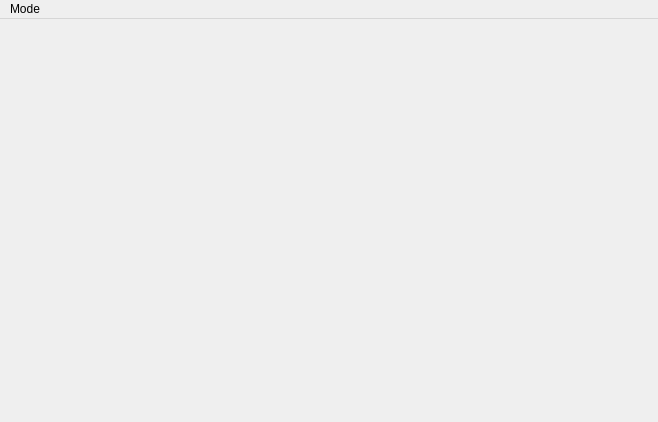
<?xml version="1.0" encoding="UTF-8"?>
<ui version="4.0">
 <class>MainWindow</class>
 <widget class="QMainWindow" name="MainWindow">
  <property name="geometry">
   <rect>
    <x>0</x>
    <y>0</y>
    <width>658</width>
    <height>422</height>
   </rect>
  </property>
  <property name="minimumSize">
   <size>
    <width>412</width>
    <height>300</height>
   </size>
  </property>
  <property name="maximumSize">
   <size>
    <width>10000</width>
    <height>10000</height>
   </size>
  </property>
  <property name="windowTitle">
   <string>MainWindow</string>
  </property>
  <widget class="QWidget" name="MainWidget"/>
  <widget class="QMenuBar" name="menuBar">
   <property name="geometry">
    <rect>
     <x>0</x>
     <y>0</y>
     <width>658</width>
     <height>24</height>
    </rect>
   </property>
   <widget class="QMenu" name="menuMode">
    <property name="title">
     <string>Mode</string>
    </property>
    <addaction name="actionCalculator"/>
   </widget>
   <addaction name="menuMode"/>
  </widget>
  <action name="actionCalculator">
   <property name="text">
    <string>Calculator</string>
   </property>
  </action>
 </widget>
 <resources/>
 <connections/>
</ui>
